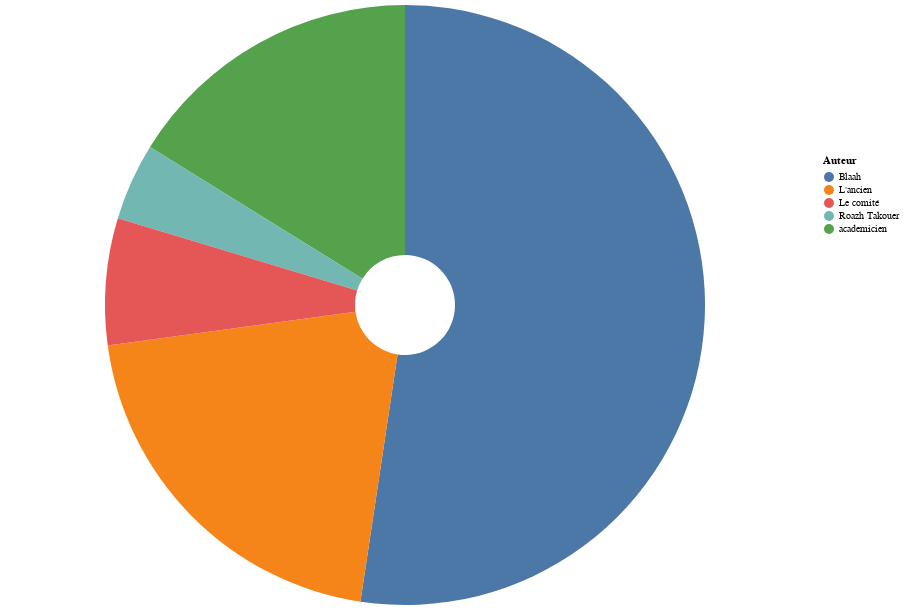

Notebook source saved alongside this figure:
### Code cell
alt.Chart(df[["Auteur", "Publications"]]).mark_arc(innerRadius=50, outerRadius=300).encode(
    theta=alt.Theta(
        "count(Publications):Q",
        title="Académies"
    ),
    color="Auteur:N",
    tooltip=["Auteur", alt.Tooltip("count(Publications):Q", title="Académies")]
).properties(
    width=DEFAULT_WIDTH
)

### Figure 1 — Vega-Lite specification as saved in the notebook (floating-point values rounded to 4 significant figures; data arrays with more than 128 entries replaced by an {"elided": "..."} marker saying what was removed)
{"config": {"view": {"continuousWidth": 400, "continuousHeight": 300}}, "data": {"name": "data-d28549a8b224f0465db07af75b9ecb72"}, "mark": {"type": "arc", "innerRadius": 50, "outerRadius": 300}, "encoding": {"color": {"field": "Auteur", "type": "nominal"}, "theta": {"aggregate": "count", "field": "Publications", "title": "Académies", "type": "quantitative"}, "tooltip": [{"field": "Auteur", "type": "nominal"}, {"aggregate": "count", "field": "Publications", "title": "Académies", "type": "quantitative"}]}, "width": 800, "$schema": "https://vega.github.io/schema/vega-lite/v4.17.0.json", "datasets": {"data-d28549a8b224f0465db07af75b9ecb72": {"elided": "674 records"}}}
